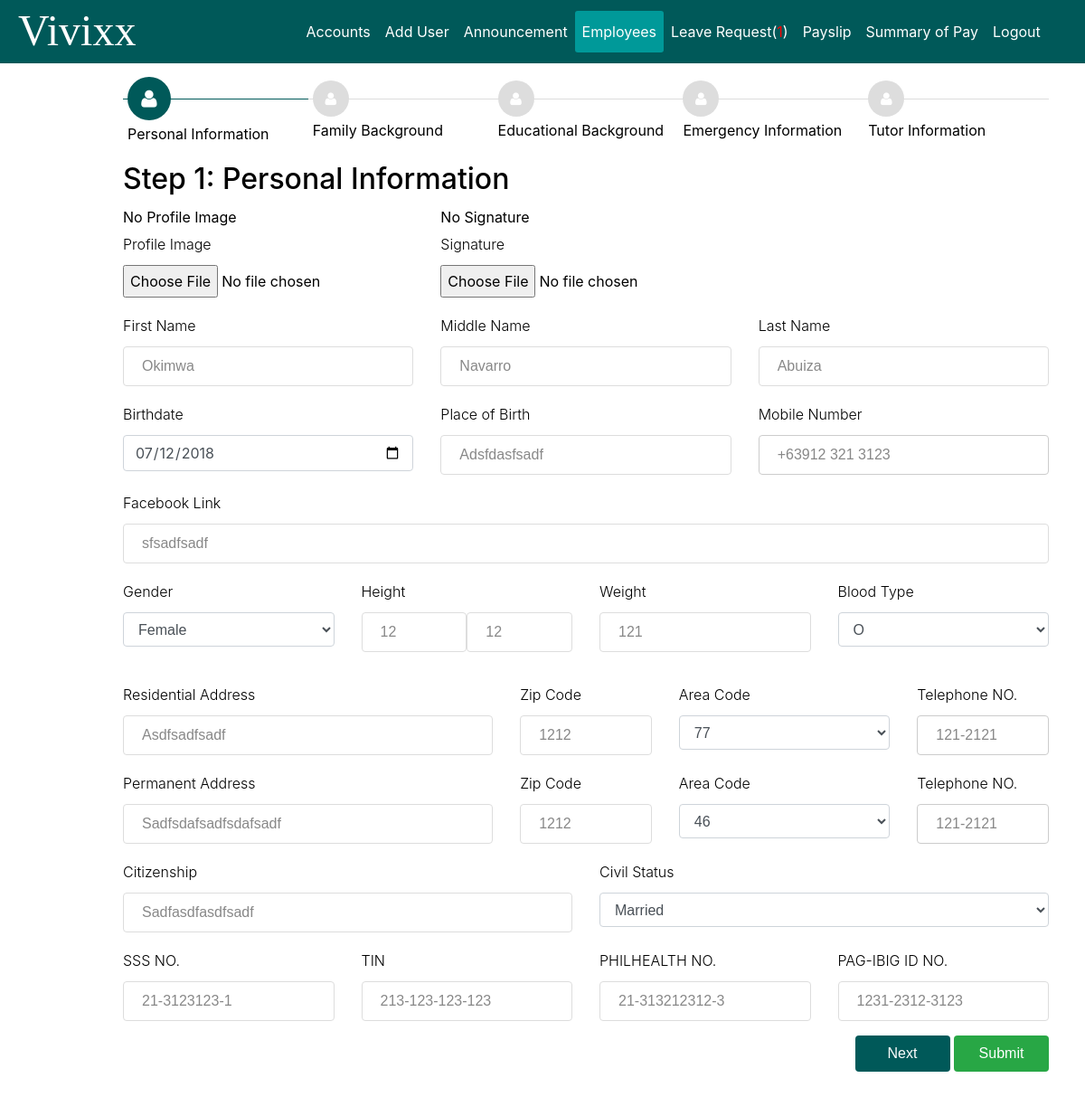
/admin/user_information/view_information.php?user_id=62 (signed in), run on the app's committed database.
### tables this page shows
CREATE TABLE `user_info` (
  `user_id` int(11) NOT NULL,
  `prof_image` mediumblob,
  `signature` mediumblob,
  `first_name` varchar(45) DEFAULT NULL,
  `middle_name` varchar(45) DEFAULT NULL,
  `last_name` varchar(45) DEFAULT NULL,
  `birth_date` date DEFAULT NULL,
  `birth_place` varchar(45) DEFAULT NULL,
  `contact_number` varchar(45) DEFAULT NULL,
  `facebook_link` varchar(100) DEFAULT NULL,
  `gender` varchar(45) DEFAULT NULL,
  `height` varchar(45) DEFAULT NULL,
  `weight` int(3) DEFAULT NULL,
  `blood_type` varchar(2) DEFAULT NULL,
  `residential_address` varchar(45) DEFAULT NULL,
  `residential_zip` int(4) DEFAULT NULL,
  `residential_tel_no` varchar(45) DEFAULT NULL,
  `permanent_address` varchar(45) DEFAULT NULL,
  `permanent_zip` int(4) DEFAULT NULL,
  `permanent_tel_no` varchar(45) DEFAULT NULL,
  `citizenship` varchar(45) DEFAULT NULL,
  `civil_status` varchar(45) DEFAULT NULL,
  `sss_no` varchar(45) DEFAULT NULL,
  `tin` varchar(45) DEFAULT NULL,
  `philhealth_no` varchar(45) DEFAULT NULL,
  `pagibig_id_no` varchar(45) DEFAULT NULL,
  PRIMARY KEY (`user_id`),
  UNIQUE KEY `user_id_UNIQUE` (`user_id`),
  CONSTRAINT `user_id` FOREIGN KEY (`user_id`) REFERENCES `user` (`user_id`) ON DELETE CASCADE ON UPDATE CASCADE
);

### admin/user_information/view_information.php (the view, shortened to what the rows shown need)
<?php
    $connect = Connect();
    $user_id = $_GET["user_id"];
    $personal_info = "SELECT * FROM user_info where user_id=$user_id;";
    $result1 = mysqli_query($connect,$personal_info);
    $row1 = $result1->fetch_assoc();
    $height = explode("'",$row1['height']);
?>
<!DOCTYPE html>
<html>
    <head>
        <link type="text/css" rel="stylesheet" href="../../style/bootstrap/bootstrap.min.css" media="screen, projection">
        <link type="text/css" rel="stylesheet" href="../style/style.css" media="screen, projection">
        <link type="text/css" rel="stylesheet" href="../../style/style2.css" media="screen, projection">
        <link rel="stylesheet" href="../../style/font-awesome/css/font-awesome.min.css">
        <link rel="stylesheet" href="../../style/form-elements.css">
        <link type="text/css" rel="stylesheet" href="../../leaflet/leaflet.css">
        <link type="text/css" rel="stylesheet" href="../../style/style2.css" media="screen, projection"/>
        <link rel="stylesheet" href="../../leaflet/leaflet.css"/>
        <link rel="stylesheet" href="../../leaflet/esri-leaflet-geocoder.css">
    </head>
    <body>
        <div class="wrapper">
            <div class="container" style="margin-top: 40px;">
                <div role="form" action="update_info"  method="post" class="f1">
                    <fieldset>
                        <form id="personal" action="update_personal" method="post" enctype="multipart/form-data">
                            <h2>Step 1: Personal Information</h2>
                            <div class="row">
                                <div class="form-group col">
                                    <label>First Name</label>
                                    <input type="text" name="first_name" id="fname" class="form-control-plaintext" value="<?php echo $row1['first_name'];?>" placeholder="First Name">
                                </div>
                                <div class="form-group col">
                                    <label>Middle Name</label>
                                    <input type="text" name="middle_name" id="mname" class="form-control-plaintext" value="<?php echo $row1['middle_name'];?>" placeholder="Middle Name">
                                </div>
                                <div class="form-group col-4">
                                    <label>Last Name</label>
                                    <input type="text" name="last_name" id="lname" class="form-control-plaintext" value="<?php echo $row1['last_name'];?>" placeholder="Last Name">
                                </div>
                            </div>
                            <div class="row">
                                <div class="form-group col">
                                    <label>Birthdate</label>
                                    <input type="date" name="birth_date" id="bdate" class="form-control" value="<?php echo $row1['birth_date'];?>">
                                </div>
                                <div class="form-group col">
                                    <label>Place of Birth</label>
                                    <input type="text" name="birth_place" autocomplete="off" placeholder="address" id="pbirth" class="form-control text-transform" value="<?php echo $row1['birth_place'];?>">
                                </div>
                                <div class="form-group col">
                                    <label for="contact">Mobile Number</label>
                                    <input type="tel" name="contact_number" autocomplete="off" placeholder="+639XX XXX XXXX" class="form-control mobile" id="contact" value="<?php echo $row1['contact_number'];?>">
                                </div>
                            </div>
                            <div class="row">
                                <div class="form-group col">
                                    <label for="facebook">Facebook Link</label>
                                    <input type="text" name="facebook" id="facebook" placeholder="Facebook Name" class="form-control" autocomplete="off" value="<?php echo $row1['facebook_link'];?>">
                                </div>
                            </div>
                            <div class="row">
                                <div class=" form-group col">
                                    <label for="gender">Gender</label>
                                    <select name="gender" id="gender" class="form-control">
                                        <option selected="selected" value="None" ><?php echo $row1["gender"]?></option>
                                    </select>
                                </div>
                                <div class="form-group col">
                                    <div class="row no-gutters ">
                                        <div class="form-group col">
                                            <input type="text" name="ft" id="ft" class="form-control" onkeypress="numberInput(event)" maxlength="2" autocomplete="off" placeholder="(ft.)" value="<?php echo $height[0]; ?>">
                                        </div>
                                        <div class="form-group col">
                                            <input type="text" name="in" id="in" class="form-control height" autocomplete="off" placeholder="(in.)" value="<?php echo $height[1]; ?>">
                                        </div>
                                    </div>
                                </div>
                                <div class="form-group col">
                                    <label for="weight">Weight</label>
                                    <input type="text" name="weight" id="weight" class="form-control" onkeypress="numberInput(event)" autocomplete="off" maxlength="3" placeholder="(kg.)" value="<?php echo $row1['weight'];?>">
                                </div>
                                <div class="form-group col">
                                    <label for="blood">Blood Type</label>
                                    <select name="blood" class="form-control">
                                        <option selected="selected" value="None"><?php echo $row1["blood_type"]?></option>
                                    </select>
                                </div>
                            </div>
                            <div class="row">
                                <div class="form-group col-5">
                                    <label for="residential_address">Residential Address</label>
                                    <input type="text" name="residential_address" id="residential_address" autocomplete="off" placeholder="address" class="form-control text-transform" value="<?php echo $row1['residential_address'];?>">
                                </div>
                                <div class="form-group col-2">
                                    <label for="residential_zip">Zip Code</label>
                                    <input type="text" name="residential_zip" class="form-control zip" id="residential_zip" placeholder="XXXX" autocomplete="off" value="<?php echo $row1['residential_zip'];?>">
                                </div>
                                <div class="form-group col-3">
    								<label>Area Code</label>
    								<select name="res_area_code" class="form-control" id="res_area_code" required="required">
                                        <option selected="selected" value="None"><?php  echo explode("-",$row1['residential_tel_no'])[0]?></option>
                                    </select>
    							</div>
                                <div class="form-group col-2">
                                    <label for="residential_tel_no">Telephone NO.</label>
                                    <input type="tel" name="residential_tel_no" id="residential_tel_no" autocomplete="off" placeholder="XXX-XXXX" class="form-control telephone" value="<?php echo explode("-",$row1['residential_tel_no'])[1]; echo explode("-",$row1['residential_tel_no'])[2];?>">
                                </div>
                            </div>
                            <div class="row">
                                <div class="form-group col-5">
                                    <label for="permanent_address">Permanent Address</label>
                                    <input type="text" name="permanent_address" id="permanent_address" autocomplete="off" placeholder="address" class="form-control text-transform" value="<?php echo $row1['permanent_address'];?>">
                                </div>
                                <div class="form-group col-2">
                                    <label for="permanent_zip">Zip Code</label>
                                    <input type="text" name="permanent_zip" id="permanent_zip" autocomplete="off" placeholder="XXXX" class="form-control zip" value="<?php echo $row1['permanent_zip'];?>">
                                </div>
                                <div class="form-group col-3">
    								<label>Area Code</label>
    								<select name="per_area_code" class="form-control" id="per_area_code" required="required">
                                        <option selected="selected" value="None"><?php  echo explode("-",$row1['permanent_tel_no'])[0]?></option>
                                    </select>
    							</div>
                                <div class="form-group col-2">
                                    <label for="permanent_tel_no">Telephone NO.</label>
                                    <input type="tel" name="permanent_tel_no" id="permanent_tel_no" autocomplete="off" placeholder="XXX-XXXX" class="form-control telephone" value="<?php echo explode("-",$row1['permanent_tel_no'])[1]; echo explode("-",$row1['permanent_tel_no'])[2];?>">
                                </div>
                            </div>
                            <div class="row">
                                <div class="form-group col-6">
                                    <label for="citizenship">Citizenship</label>
                                    <input type="text" name="citizenship" id="citizenship" onkeypress="alphabetInput(event)" autocomplete="off" placeholder="Citizenship" class="form-control text-transform" value="<?php echo $row1['citizenship'];?>">
                                </div>
                                <div class="form-group col">
                                    <label for="civil_status">Civil Status</label>
                                    <select name="civil_status" id="civil_status" class="form-control">
                                        <option selected="selected" value="None"><?php echo $row1["civil_status"]?></option>
                                    </select>
                                </div>
                            </div>
                            <div class="row">
                                <div class="form-group col">
                                    <label for="sss_no">SSS NO.</label>
                                    <input type="text" name="sss_no" id="sss_no" placeholder="XX-XXXXXXX-X" autocomplete="off" class="form-control" value="<?php echo $row1['sss_no'];?>">
                                </div>
                                <div class="form-group col">
                                    <label for="tin">TIN</label>
                                    <input type="text" name="tin" id="tin" placeholder="XXX-XXX-XXX-XXX" autocomplete="off" class="form-control" value="<?php echo $row1['tin'];?>">
                                </div>
                                <div class="form-group col">
                                    <label for="philhealth_no ">PHILHEALTH NO.</label>
                                    <input type="text" name="philhealth_no" id="philhealth_no" placeholder="XX-XXXXXXXXX-X" autocomplete="off" class="form-control" value="<?php echo $row1['philhealth_no'];?>">
                                </div>
                                <div class="form-group col">
                                    <label for="pagibig_id_no">PAG-IBIG ID NO.</label>
                                    <input type="text" name="pagibig_id_no" id="pagibig_id_no" placeholder="XXXX-XXXX-XXXX" autocomplete="off" class="form-control" value="<?php echo $row1['pagibig_id_no'];?>">
                                </div>
                            </div>
                        </form>
                    </fieldset>
                </div>
            </div>
            </div>
    </body>
</html>

### data on the page
user_info: first_name "Okimwa", middle_name "Navarro", last_name "Abuiza", birth_date "07/12/2018", birth_place "Adsfdasfsadf", contact_number "+63912 321 3123", facebook "sfsadfsadf", gender "Female", ft "12", in "12", weight "121", blood "O", residential_address "Asdfsadfsadf", residential_zip "1212", res_area_code "77", residential_tel_no "121-2121", permanent_address "Sadfsdafsadfsdafsadf", permanent_zip "1212", per_area_code "46", permanent_tel_no "121-2121", citizenship "Sadfasdfasdfsadf", civil_status "Married", sss_no "21-3123123-1", tin "213-123-123-123", philhealth_no "21-313212312-3", pagibig_id_no "1231-2312-3123"
